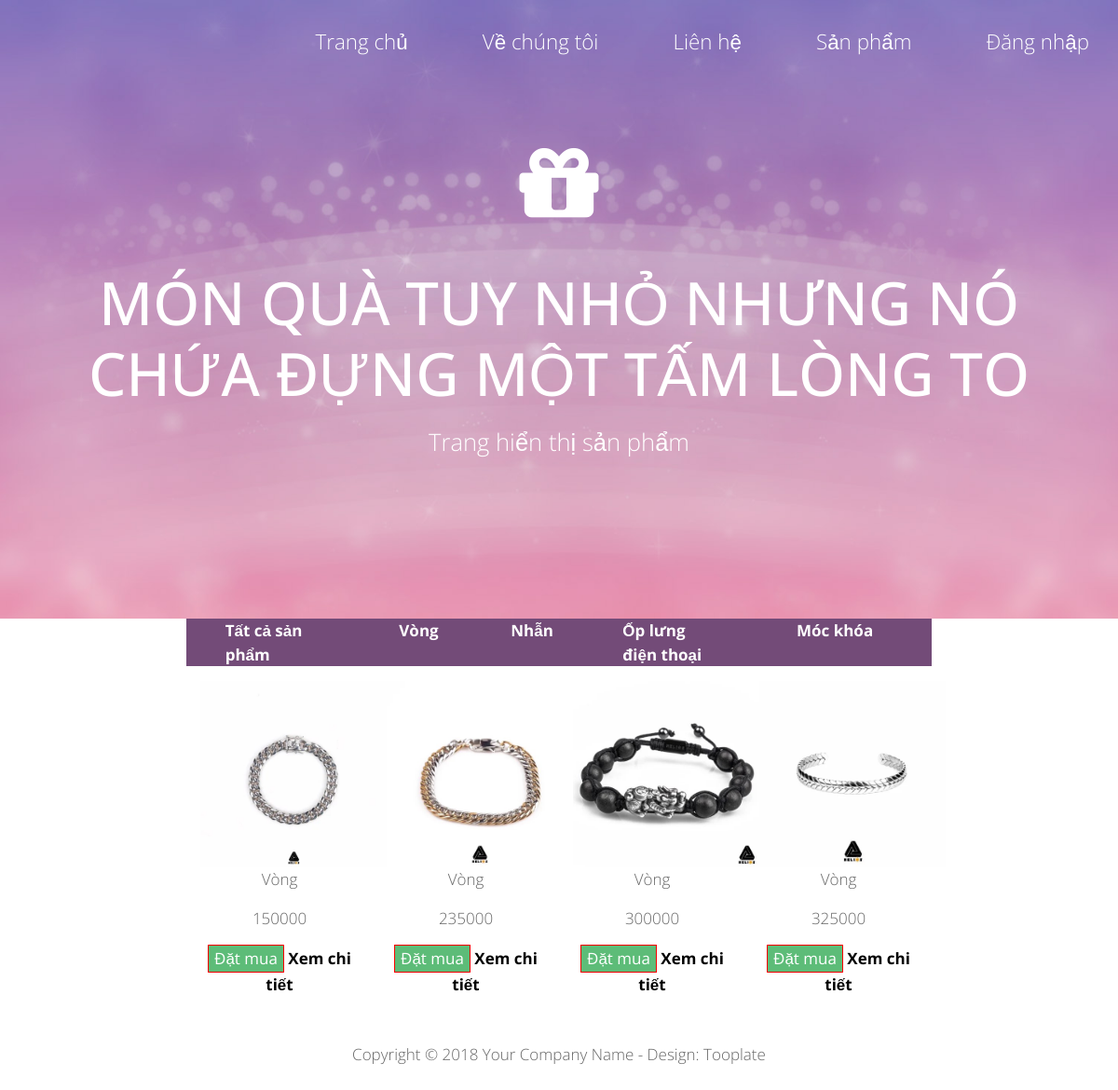
Page /product.php?page=vong_product on the committed database.
### tables this page shows
CREATE TABLE `sanpham` (
  `masp` varchar(10) NOT NULL,
  `tensp` varchar(100) NOT NULL,
  `hinh` text NOT NULL,
  `gia` int(20) NOT NULL,
  `mamau` varchar(100) NOT NULL,
  `maloai` varchar(100) NOT NULL
);

### includes/vong_product.php (the view)
<?php
	$sql = "select * from sanpham where maloai='vòng'";
	$query = mysqli_query($con,$sql);
	while ($data = mysqli_fetch_array($query))
	{
		echo '<div class="col-lg-3 col-sm-12" style="margin-top:1rem;text-align:center;">
			<img src="img/'.$data["hinh"].'" width="200" height="200"/>
			<p>'.$data["tensp"].'</p>
			<p>'.$data["gia"].'</p>
			<button style="border:1px solid red;background:#5DBC78;color:white">Đặt mua</button>
			 <a href="detail_product.php?page=detail_pro&id='.$data["masp"].'" style="color:black;font-weight:bold;"><span>Xem chi tiết </span></a>
		</div>';
	}
?>

### css/tooplate-style.css (style rules this page uses)
body { font-family: 'Open Sans', Helvetica, Arial, sans-serif; font-size: 17px; font-weight: 300; color: #666666; overflow-x: hidden; }
a { transition: all 0.3s ease; }

### rows in the picture
sanpham: hinh (picture), tensp "Vòng", gia "150000"
sanpham: hinh (picture), tensp "Vòng", gia "235000"
sanpham: hinh (picture), tensp "Vòng", gia "300000"
sanpham: hinh (picture), tensp "Vòng", gia "325000"
